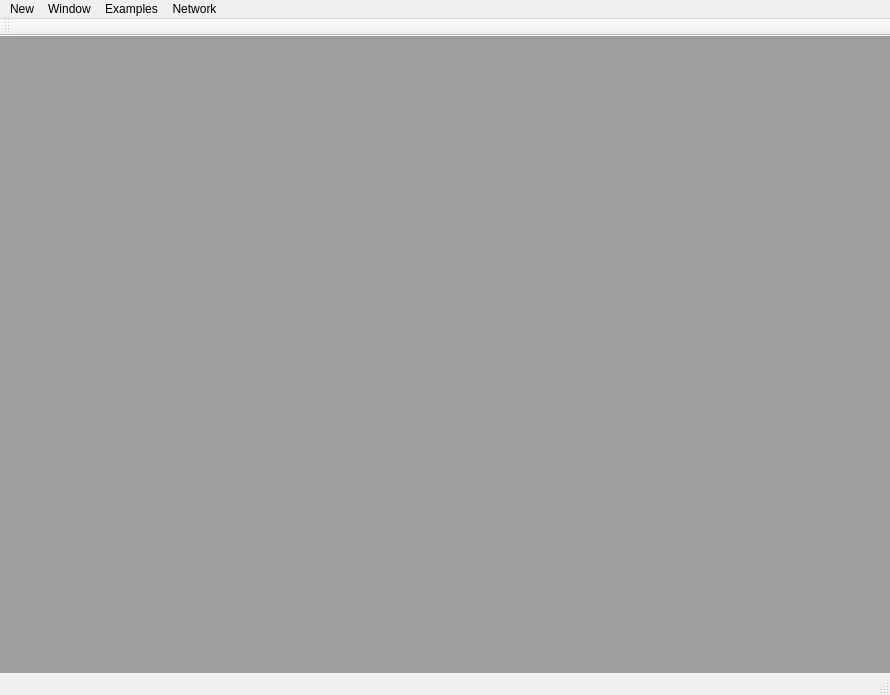
<?xml version="1.0" encoding="UTF-8"?>
<ui version="4.0">
 <class>MainWindow</class>
 <widget class="QMainWindow" name="MainWindow">
  <property name="geometry">
   <rect>
    <x>0</x>
    <y>0</y>
    <width>890</width>
    <height>695</height>
   </rect>
  </property>
  <property name="windowTitle">
   <string>MainWindow</string>
  </property>
  <widget class="QWidget" name="centralWidget">
   <layout class="QGridLayout" name="gridLayout">
    <property name="leftMargin">
     <number>0</number>
    </property>
    <property name="topMargin">
     <number>0</number>
    </property>
    <property name="rightMargin">
     <number>0</number>
    </property>
    <property name="bottomMargin">
     <number>0</number>
    </property>
    <item row="0" column="0">
     <widget class="QMdiArea" name="mdiArea"/>
    </item>
   </layout>
  </widget>
  <widget class="QMenuBar" name="menuBar">
   <property name="geometry">
    <rect>
     <x>0</x>
     <y>0</y>
     <width>890</width>
     <height>21</height>
    </rect>
   </property>
   <widget class="QMenu" name="menuNew">
    <property name="title">
     <string>New</string>
    </property>
    <addaction name="actionNetwork"/>
   </widget>
   <widget class="QMenu" name="menuWindow_2">
    <property name="title">
     <string>Window</string>
    </property>
    <widget class="QMenu" name="menuGraph">
     <property name="title">
      <string>Graph</string>
     </property>
     <addaction name="actionNetwork_error"/>
     <addaction name="actionNetwork_output"/>
    </widget>
    <addaction name="actionVisualization"/>
    <addaction name="actionTrainer_2"/>
    <addaction name="actionConsole"/>
    <addaction name="menuGraph"/>
   </widget>
   <widget class="QMenu" name="menuData">
    <property name="title">
     <string>Examples</string>
    </property>
    <widget class="QMenu" name="menuExamples">
     <property name="title">
      <string>Datasets</string>
     </property>
     <addaction name="actionSine_function"/>
     <addaction name="actionIris"/>
     <addaction name="actionHandwritten_digits"/>
    </widget>
    <widget class="QMenu" name="menuApps">
     <property name="title">
      <string>Apps</string>
     </property>
     <addaction name="actionAppHandwritten_digits"/>
    </widget>
    <addaction name="menuExamples"/>
    <addaction name="actionNetworks"/>
    <addaction name="menuApps"/>
   </widget>
   <widget class="QMenu" name="menuNetwork">
    <property name="title">
     <string>Network</string>
    </property>
    <widget class="QMenu" name="menuChange_type">
     <property name="title">
      <string>Change type</string>
     </property>
     <addaction name="actionClassification_network"/>
     <addaction name="actionRegression_network"/>
    </widget>
    <addaction name="menuChange_type"/>
   </widget>
   <addaction name="menuNew"/>
   <addaction name="menuWindow_2"/>
   <addaction name="menuData"/>
   <addaction name="menuNetwork"/>
  </widget>
  <widget class="QStatusBar" name="statusBar"/>
  <widget class="QToolBar" name="mainToolBar">
   <attribute name="toolBarArea">
    <enum>TopToolBarArea</enum>
   </attribute>
   <attribute name="toolBarBreak">
    <bool>false</bool>
   </attribute>
  </widget>
  <action name="actionNetwork">
   <property name="text">
    <string>Network</string>
   </property>
  </action>
  <action name="actionVisualization_window">
   <property name="text">
    <string>Visualization window</string>
   </property>
  </action>
  <action name="actionVisualization_window_2">
   <property name="text">
    <string>Visualization</string>
   </property>
  </action>
  <action name="actionTrainer">
   <property name="text">
    <string>Trainer</string>
   </property>
  </action>
  <action name="actionTerminal">
   <property name="text">
    <string>Terminal</string>
   </property>
  </action>
  <action name="actionVisualization">
   <property name="text">
    <string>Visualization</string>
   </property>
  </action>
  <action name="actionTrainer_2">
   <property name="text">
    <string>Trainer</string>
   </property>
  </action>
  <action name="actionConsole">
   <property name="text">
    <string>Console</string>
   </property>
  </action>
  <action name="actionNetwork_error">
   <property name="text">
    <string>Network error</string>
   </property>
  </action>
  <action name="actionNetwork_output">
   <property name="text">
    <string>Network output</string>
   </property>
  </action>
  <action name="actionSine_function">
   <property name="text">
    <string>Sine function</string>
   </property>
  </action>
  <action name="actionClassification_network">
   <property name="text">
    <string>Classification network</string>
   </property>
  </action>
  <action name="actionRegression_network">
   <property name="text">
    <string>Regression network</string>
   </property>
  </action>
  <action name="actionIris">
   <property name="text">
    <string>Iris</string>
   </property>
  </action>
  <action name="actionHandwritten_digits">
   <property name="text">
    <string>Handwritten digits</string>
   </property>
  </action>
  <action name="actionNetworks">
   <property name="text">
    <string>Networks</string>
   </property>
  </action>
  <action name="actionAppHandwritten_digits">
   <property name="text">
    <string>Handwritten digits</string>
   </property>
  </action>
 </widget>
 <layoutdefault spacing="6" margin="11"/>
 <resources/>
 <connections/>
</ui>
